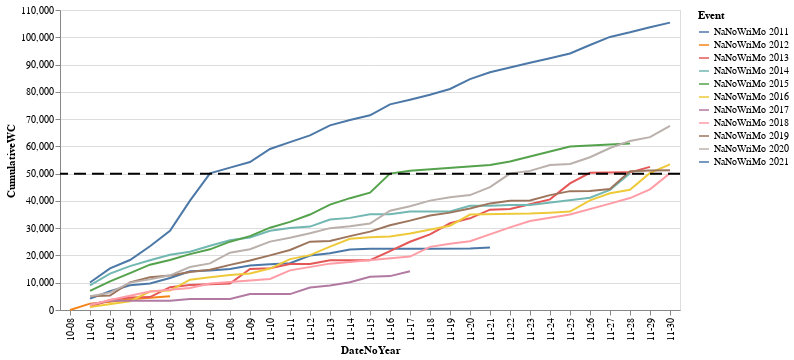

Notebook code cell kept with this figure:
### Code cell
def line_plot(df):
    lines = (
        alt.Chart(df)
        .mark_line().encode(
        x='DateNoYear',
        y='CumulativeWC',
        color='Event')
    )
    yrule = (
        alt.Chart().mark_rule(strokeDash=[12, 6], size=2).encode(y=alt.datum(50000))
    )

    return(lines + yrule )
# lines = (
#     alt.Chart(nano_sorted)
#     .mark_line().encode(
#     x='DateNoYear',
#     y='CumulativeWC',
#     color='Event')
# )
# yrule = (
#     alt.Chart().mark_rule(strokeDash=[12, 6], size=2).encode(y=alt.datum(50000))
# )
 
# lines + yrule 

line_plot(nano_sorted)

### Figure 1 — Vega-Lite specification as saved in the notebook (floating-point values rounded to 4 significant figures; data arrays with more than 128 entries replaced by an {"elided": "..."} marker saying what was removed)
{"config": {"view": {"continuousWidth": 400, "continuousHeight": 300}}, "layer": [{"data": {"name": "data-7dec94e22cc7295398535286663d2b67"}, "mark": "line", "encoding": {"color": {"field": "Event", "type": "nominal"}, "x": {"field": "DateNoYear", "type": "nominal"}, "y": {"field": "CumulativeWC", "type": "quantitative"}}}, {"data": {"name": "empty"}, "mark": {"type": "rule", "size": 2, "strokeDash": [12, 6]}, "encoding": {"y": {"datum": 50000}}}], "$schema": "https://vega.github.io/schema/vega-lite/v4.17.0.json", "datasets": {"data-7dec94e22cc7295398535286663d2b67": {"elided": "250 records"}, "empty": [{}]}}
